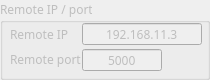
     <widget class="QGroupBox" name="ch2_remote">
      <property name="enabled">
       <bool>false</bool>
      </property>
      <property name="geometry">
       <rect>
        <x>6</x>
        <y>242</y>
        <width>210</width>
        <height>80</height>
       </rect>
      </property>
      <property name="minimumSize">
       <size>
        <width>210</width>
        <height>0</height>
       </size>
      </property>
      <property name="maximumSize">
       <size>
        <width>300</width>
        <height>105</height>
       </size>
      </property>
      <property name="font">
       <font>
        <family>맑은 고딕</family>
       </font>
      </property>
      <property name="title">
       <string>Remote IP / port</string>
      </property>
      <widget class="QLineEdit" name="ch2_remoteip">
       <property name="geometry">
        <rect>
         <x>82</x>
         <y>23</y>
         <width>120</width>
         <height>22</height>
        </rect>
       </property>
       <property name="minimumSize">
        <size>
         <width>120</width>
         <height>22</height>
        </size>
       </property>
       <property name="maximumSize">
        <size>
         <width>120</width>
         <height>22</height>
        </size>
       </property>
       <property name="font">
        <font>
         <family>맑은 고딕</family>
        </font>
       </property>
       <property name="text">
        <string>192.168.11.3</string>
       </property>
       <property name="alignment">
        <set>Qt::AlignCenter</set>
       </property>
      </widget>
      <widget class="QLabel" name="label_168">
       <property name="geometry">
        <rect>
         <x>10</x>
         <y>23</y>
         <width>65</width>
         <height>22</height>
        </rect>
       </property>
       <property name="minimumSize">
        <size>
         <width>65</width>
         <height>22</height>
        </size>
       </property>
       <property name="maximumSize">
        <size>
         <width>65</width>
         <height>22</height>
        </size>
       </property>
       <property name="font">
        <font>
         <family>맑은 고딕</family>
        </font>
       </property>
       <property name="text">
        <string>Remote IP</string>
       </property>
      </widget>
      <widget class="QLabel" name="label_169">
       <property name="geometry">
        <rect>
         <x>10</x>
         <y>48</y>
         <width>80</width>
         <height>22</height>
        </rect>
       </property>
       <property name="minimumSize">
        <size>
         <width>80</width>
         <height>22</height>
        </size>
       </property>
       <property name="maximumSize">
        <size>
         <width>80</width>
         <height>22</height>
        </size>
       </property>
       <property name="font">
        <font>
         <family>맑은 고딕</family>
        </font>
       </property>
       <property name="text">
        <string>Remote port</string>
       </property>
      </widget>
      <widget class="QLineEdit" name="ch2_remoteport">
       <property name="geometry">
        <rect>
         <x>82</x>
         <y>49</y>
         <width>80</width>
         <height>22</height>
        </rect>
       </property>
       <property name="minimumSize">
        <size>
         <width>0</width>
         <height>22</height>
        </size>
       </property>
       <property name="maximumSize">
        <size>
         <width>80</width>
         <height>16777215</height>
        </size>
       </property>
       <property name="font">
        <font>
         <family>맑은 고딕</family>
        </font>
       </property>
       <property name="text">
        <string>5000</string>
       </property>
       <property name="alignment">
        <set>Qt::AlignCenter</set>
       </property>
      </widget>
     </widget>
